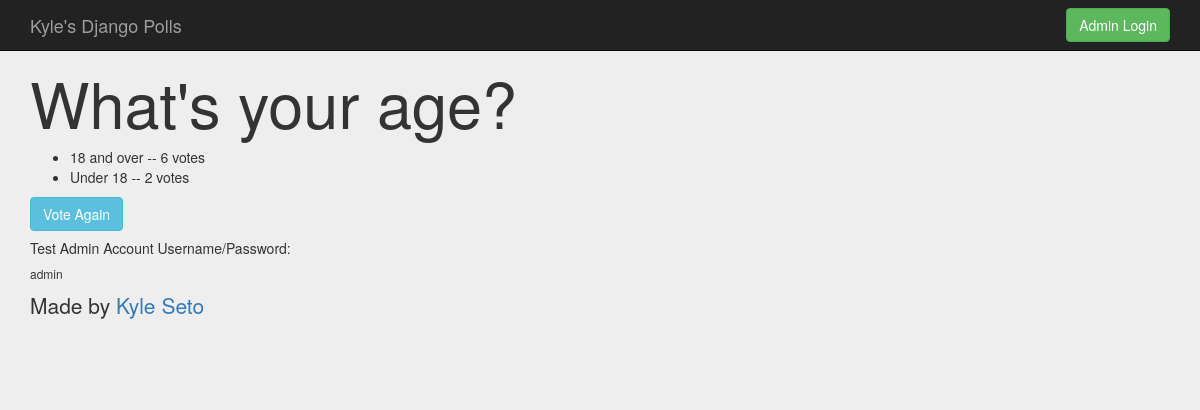
The app's page /polls/2/results/ with its own data.
### polls/models.py (models this page shows, shortened)
class Question(models.Model):
    question_text = models.CharField(max_length = 100)
    pub_date = models.DateTimeField('date published')

class Choice(models.Model):
    choice_text = models.CharField(max_length = 200)
    votes = models.IntegerField(default = 0)
    question = models.ForeignKey(Question, on_delete=models.CASCADE)

### polls/views.py (the view)
# urls.py: path('<int:question_id>/results/', views.results, name='results'),
def results(request, question_id):
    question = get_object_or_404(Question, pk=question_id)
    return render(request, 'polls/results.html', {'question':question})

### polls/templates/polls/results.html
{% extends 'polls/base.html' %}
{% block main_content %}
<h1>{{question.question_text}}</h1>
<ul>
    {% for choice in question.choice_set.all %}
        <li> {{choice.choice_text}} -- {{choice.votes}} vote{{choice.votes|pluralize}}</li>
    {% endfor %}
</ul>
<a class="btn btn-info" href= "{% url 'polls:detail' question.id %}">Vote Again</a>
{% endblock %}

### polls/static/polls/style.css (style rules this page uses)
body { background-color:rgb(238, 238, 238); }

### records on screen
Question: question_text "What's your age?"
Choice: choice_text "18 and over", votes "6"
Choice: choice_text "Under 18", votes "2"
